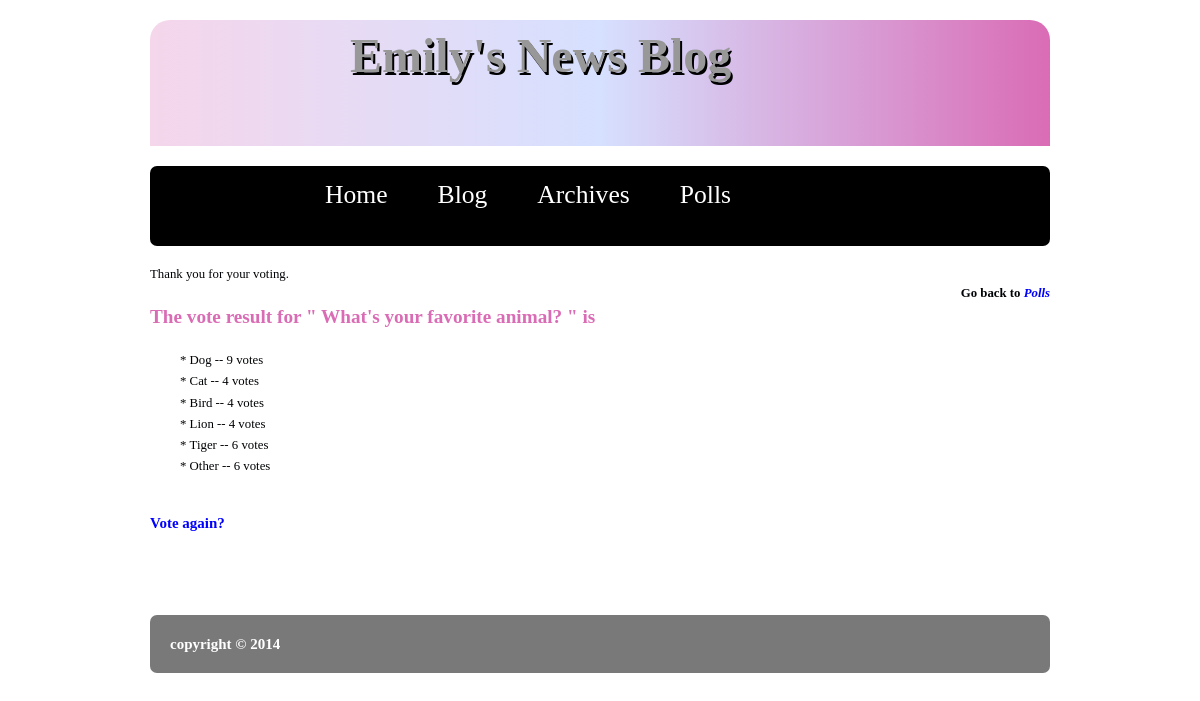
Page /polls/1/results/ on the committed database.
### polls/models.py (models this page shows, shortened)
class Poll(models.Model):
	question = models.CharField(max_length=200)
	pub_date = models.DateTimeField('date published')
	def was_published_recently(self):
		return self.pub_date >= timezone.now() - datetime.timedelta(days=1)
	was_published_recently.admin_order_field = 'pub_date'
	was_published_recently.boolean = True
	was_published_recently.short_description = 'Published recently?'

class Choice(models.Model):
	poll = models.ForeignKey(Poll)
	choice_text = models.CharField(max_length=200)
	votes = models.IntegerField(default=0)

### polls/views.py (the view)
# urls.py: url(r'^polls/(?P<pk>\d+)/results/$', views.ResultsView.as_view(), name='results'),
class ResultsView(generic.DetailView):
    model = Poll
    template_name = 'polls/results.html'

### polls/templates/polls/results.html
{% extends "base.html" %}
{% block content %}
<br>
<marquee behavior="alternate" onMouseOver="this.stop()" onMouseOut="this.start()" width="500" >Thank you for your voting. </marquee>
<p align="right" ><strong>Go back to</strong> <a href="/polls" style="color:blue;"><strong><i>Polls</i></strong></a> </p>
<h2 style="color:#DA6CB5;" >The vote result for &quot; {{ poll.question}} &quot; is</h2>
<br>
<ul class="pollresultul">
{% for choice in poll.choice_set.all %}
	<li class="pollresultli">*&nbsp;{{ choice.choice_text}} -- {{ choice.votes}} vote{{choice.votes|pluralize }}</li>
{% endfor %}
</ul>
<br>
<h3><a href="{% url 'polls:detail' poll.id %}" style="color: blue;">Vote again?</a><h3>
<br/><br/>
{% endblock %}

### static/css/styles.css (style rules this page uses)
body { color:#000305; font-size: 80%; font-family: "Lucida Sans Unicode"; line-height: 1.5; text-align: left; }
a { text-decoration: none; }
a:link, a:visited { color:black; }
.body { margin: 15px auto; width: 75%; clear: both; }
section, aside, h1, h2, p, ul { margin: 0; padding: 0; }
.pollresultul { list-style: none; }
.pollresultli { margin-left: 30px; margin-bottom: 2px; }

### rows in the picture
Poll: question "What's your favorite animal?"
Choice: choice_text "Dog", votes "9"
Choice: choice_text "Cat", votes "4"
Choice: choice_text "Bird", votes "4"
Choice: choice_text "Lion", votes "4"
Choice: choice_text "Tiger", votes "6"
Choice: choice_text "Other", votes "6"
